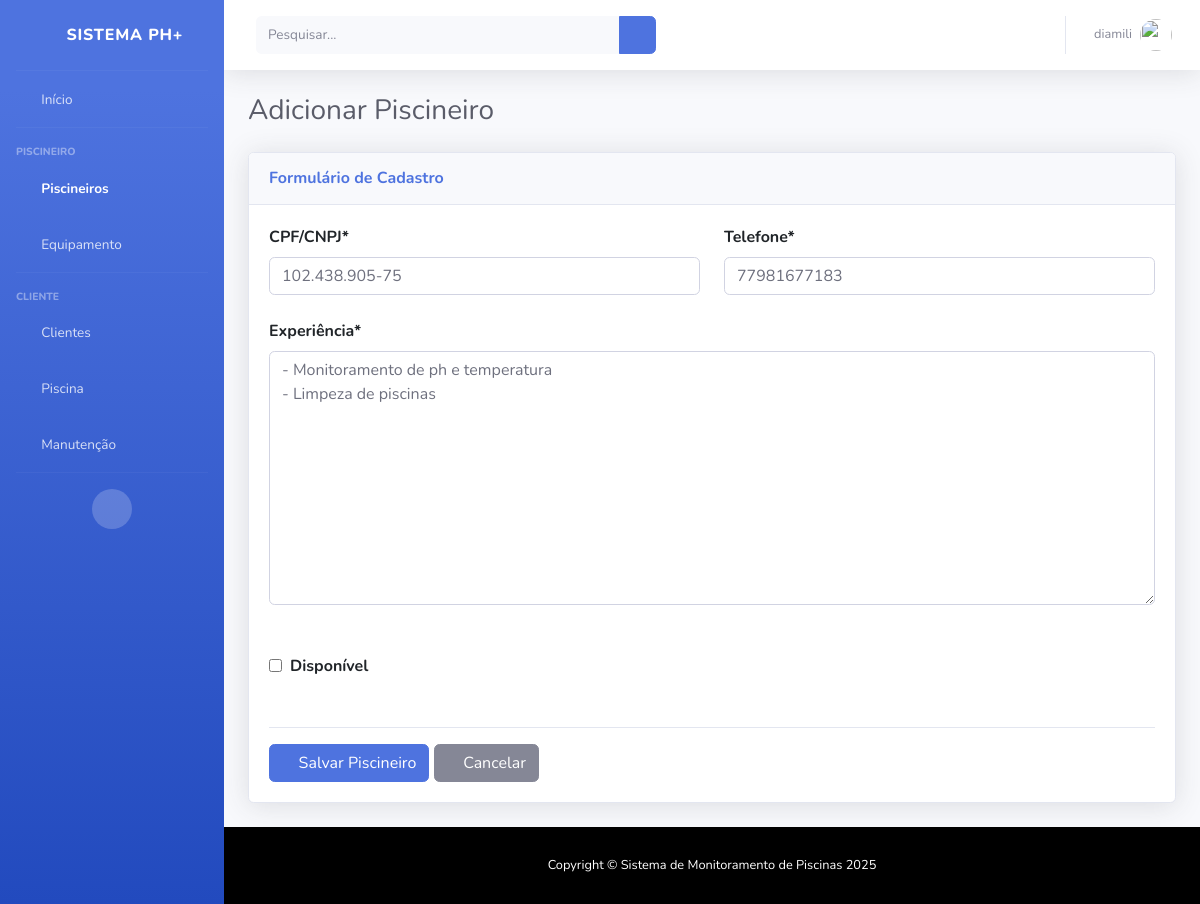
The app's page /piscineiro/add/ (signed in) with its own data.
### piscineiro/models.py (models this page shows, shortened)
class Piscineiro(User):
    cpf_cnpj = models.CharField(max_length=20, unique=True, blank=True, null=True)
    telefone = models.CharField(max_length=20, blank=True, null=True)
    experiencia = models.TextField(blank=True, null=True)
    disponibilidade = models.BooleanField(default=False)
    class Meta:
        verbose_name = 'Piscineiro'
        verbose_name_plural = 'Piscineiros'

### piscineiro/views.py (the view)
# urls.py: path('add/', views.add, name="cliente_add"),
@login_required
def add(request):
    if not user_is_piscineiro(request.user):
        return HttpResponseForbidden("Acesso restrito a piscineiros")
    piscineiro = get_object_or_404(Piscineiro, id=request.user.id)
    if request.method == 'POST':
        form = PiscineiroForm(request.POST, instance=piscineiro)
        if form.is_valid():
            form.save()
            return redirect('piscineiro_index')
    else:
        form = PiscineiroForm(instance=piscineiro)
    return render(request, 'piscineiro/add.html', {'form': form})

### piscineiro/forms.py
class PiscineiroForm(ModelForm):
    class Meta:
        model = Piscineiro
        fields = ['cpf_cnpj', 'telefone', 'experiencia', 'disponibilidade']
    def __init__(self, *args, **kwargs):
        super().__init__(*args, **kwargs)
        for field_name, field in self.fields.items():
            if field_name != 'disponibilidade':
                field.widget.attrs.update({'class': 'form-control'})

### templates/piscineiro/add.html (shortened to what this page needs)
{% extends 'base.html' %}
{% load static %}
{% block content %}
<div class="d-sm-flex align-items-center justify-content-between mb-4">
    <h1 class="h3 mb-0 text-gray-800">Adicionar Piscineiro</h1>
</div>
<div class="card shadow mb-4">
    <div class="card-header py-3">
        <h6 class="m-0 font-weight-bold text-primary">Formulário de Cadastro</h6>
    </div>
    <div class="card-body">
        <form method="post">
            <div class="row">
                <div class="col-md-6">
                    <div class="form-group">
                        <label for="id_cpf_cnpj" class="font-weight-bold">CPF/CNPJ*</label>
                        {{ form.cpf_cnpj }}
                    </div>
                </div>
                <div class="col-md-6">
                    <div class="form-group">
                        <label for="id_telefone" class="font-weight-bold">Telefone*</label>
                        {{ form.telefone }}
                    </div>
                </div>
            </div>
            <div class="row">
                <div class="col-md-12">
                    <div class="form-group">
                        <label for="id_experiencia" class="font-weight-bold">Experiência*</label>
                        {{ form.experiencia }}
                    </div>
                </div>
            </div>
            <div class="form-group mb-0 d-flex align-items-end" style="height: 74px;">
                <div class="d-flex align-items-center h-100">
                    {{ form.disponibilidade }}
                    <label class="form-check-label font-weight-bold ms-2 mb-0" for="id_disponibilidade">
                        Disponível
                    </label>
                </div>
            </div>
            <div class="mt-4 pt-3 border-top">
                <button type="submit" class="btn btn-primary">
                    <i class="fas fa-save"></i> Salvar Piscineiro
                </button>
                <a href="{% url 'piscineiro_index' %}" class="btn btn-secondary">
                    <i class="fas fa-times"></i> Cancelar
                </a>
            </div>
        </form>
    </div>
</div>
{% endblock %}

### templates/topbar.html (shortened to what this page needs)
{% load static %}
<nav class="navbar navbar-expand navbar-light bg-white topbar mb-4 static-top shadow">
    <form class="d-none d-sm-inline-block form-inline mr-auto ml-md-3 my-2 my-md-0 mw-100 navbar-search">
        <div class="input-group">
            <input type="text" class="form-control bg-light border-0 small" placeholder="Pesquisar..."
                aria-label="Search" aria-describedby="basic-addon2">
            <div class="input-group-append">
                <button class="btn btn-primary" type="button">
                    <i class="fas fa-search fa-sm"></i>
                </button>
            </div>
        </div>
    </form>
    <ul class="navbar-nav ml-auto">
        <li class="nav-item dropdown no-arrow">
            <a class="nav-link dropdown-toggle" href="#" id="userDropdown" role="button" data-toggle="dropdown"
                aria-haspopup="true" aria-expanded="false">
                <span class="mr-2 d-none d-lg-inline text-gray-600 small">
                    {% if user.is_authenticated %}
                    {{ user.username }}
                    {% else %}
                    Guest
                    {% endif %}
                </span>
                <img class="img-profile rounded-circle" src="{% static 'sb-admin-2/img/undraw_profile.svg' %}">
            </a>
        </li>
    </ul>
</nav>

### templates/base.html (style rules this page uses)
html, body { height: 100%; }
body { display: flex; flex-direction: column; min-height: 100vh; }

### templates/piscineiro/add.html (style rules this page uses)
.form-group { margin-bottom: 1.5rem; }
.form-group label { display: block; margin-bottom: 0.5rem; }
input, select, textarea { width: 100%; max-width: 100%; padding: 0.375rem 0.75rem; font-size: 1rem; line-height: 1.5; color: #495057; background-color: #fff; background-clip: padding-box; border: 1px solid #ced4da; border-radius: 0.25rem; transition: border-color 0.15s ease-in-out, box-shadow 0.15s ease-in-out; }

### records on screen
Piscineiro: cpf_cnpj "102.438.905-75", telefone "77981677183", experiencia "- Monitoramento de ph e temperatura - Limpeza de piscinas"

### other values on screen
{{ user.username }} "diamili"
